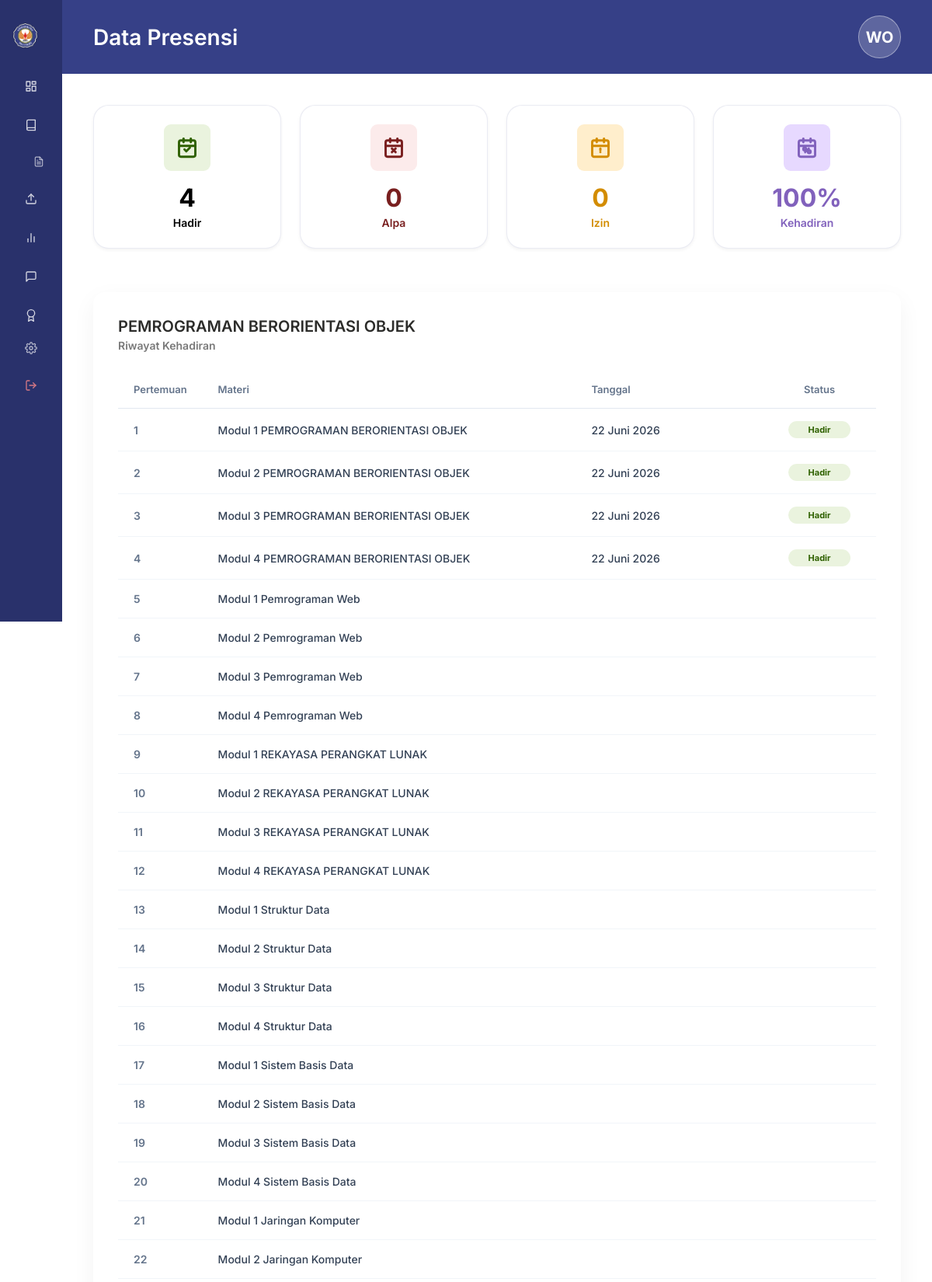
Page /public/index.php?action=presensi (signed in, upper part) on the committed database.
### tables this page shows
CREATE TABLE Tabel_Kelompok (
    ID_Kelompok INT AUTO_INCREMENT PRIMARY KEY,
    Nama_Kelompok VARCHAR(100) NOT NULL,
    ID_Kelas INT NOT NULL,
    CONSTRAINT FK_Kelompok_Kelas FOREIGN KEY (ID_Kelas) 
        REFERENCES Tabel_Kelas(ID_Kelas) 
        ON DELETE CASCADE 
        ON UPDATE CASCADE
);

CREATE TABLE Tabel_Kelas (
    ID_Kelas INT AUTO_INCREMENT PRIMARY KEY,
    Nama_Kelas VARCHAR(100) NOT NULL,
    Jadwal VARCHAR(50) DEFAULT NULL,
    Token_Kelas VARCHAR(10) NULL
);

CREATE TABLE Tabel_Presensi (
    ID_Presensi INT AUTO_INCREMENT PRIMARY KEY,
    ID_User INT NOT NULL,
    ID_Modul INT NOT NULL,
    Status_Kehadiran ENUM('Hadir', 'Izin', 'Sakit', 'Alpa') NOT NULL,
    Tanggal DATE NOT NULL,
    CONSTRAINT FK_Presensi_User FOREIGN KEY (ID_User) 
        REFERENCES Tabel_User(ID_User) 
        ON DELETE CASCADE 
        ON UPDATE CASCADE,
    CONSTRAINT FK_Presensi_Modul FOREIGN KEY (ID_Modul) 
        REFERENCES Tabel_Modul(ID_Modul) 
        ON DELETE CASCADE 
        ON UPDATE CASCADE
);

CREATE TABLE Tabel_Modul (
    ID_Modul INT AUTO_INCREMENT PRIMARY KEY,
    Judul_Modul VARCHAR(255) NOT NULL,
    File_Materi VARCHAR(255) NOT NULL
);

### app/Controllers/TugasController.php (called while the page is built, shortened)
<?php
require_once __DIR__ . '/../Models/KelasModel.php';
class TugasController {
    private $kelasModel;
    public function __construct() {
        $this->kelasModel = new KelasModel();
    }
    public function presensi() {
        $userId = $_SESSION['user_id'];
        $role = $_SESSION['active_role'] ?? 'Mahasiswa';
        $db = (new Database())->getConnection();
        $classInfo = null;
        $attendance = [];
        if ($role === 'Mahasiswa') {
            $classInfo = $this->kelasModel->getStudentClass($userId);
            $query = "SELECT m.ID_Modul, m.Judul_Modul, p.ID_Presensi, p.Status_Kehadiran, p.Tanggal
                      FROM Tabel_Modul m
                      LEFT JOIN Tabel_Presensi p ON m.ID_Modul = p.ID_Modul AND p.ID_User = :userId
                      ORDER BY m.ID_Modul ASC";
            $stmt = $db->prepare($query);
            $stmt->bindParam(':userId', $userId);
            $stmt->execute();
            $attendance = $stmt->fetchAll();
        }
        require_once __DIR__ . '/../Views/presensi.php';
    }
}

### app/Models/KelasModel.php (called while the page is built, shortened)
<?php
require_once __DIR__ . '/../../config/database.php';
class KelasModel {
    private $db;
    public function __construct() {
        $database = new Database();
        $this->db = $database->getConnection();
    }
    public function getStudentClasses($userId) {
        try {
            $query = "SELECT k.*, kp.Nama_Kelompok, kp.ID_Kelompok FROM Tabel_Kelas k
                      JOIN Tabel_KRS krs ON k.ID_Kelas = krs.ID_Kelas
                      LEFT JOIN Tabel_Kelompok kp ON krs.ID_Kelompok = kp.ID_Kelompok
                      WHERE krs.ID_User = :userId
                      ORDER BY k.ID_Kelas DESC";
            $stmt = $this->db->prepare($query);
            $stmt->bindParam(':userId', $userId);
            $stmt->execute();
            return $stmt->fetchAll();
        } catch (PDOException $e) {
            return [];
        }
    }
    public function getStudentClass($userId) {
        $classes = $this->getStudentClasses($userId);
        return !empty($classes) ? $classes[0] : null;
    }
}

### config/database.php (called while the page is built, shortened)
<?php
class Database {
    private $host = "localhost";
    private $db_name = "db_praktikum";
    private $username = "root";
    private $password = "";
    public function getConnection() {
        $this->conn = null;
        $options = [
            PDO::ATTR_ERRMODE => PDO::ERRMODE_EXCEPTION,
            PDO::ATTR_DEFAULT_FETCH_MODE => PDO::FETCH_ASSOC
        ];
        if (defined('PDO::MYSQL_ATTR_INIT_COMMAND')) {
            $options[PDO::MYSQL_ATTR_INIT_COMMAND] = "SET NAMES utf8mb4";
        } else {
            $options[1002] = "SET NAMES utf8mb4";
        }
        try {
            $this->conn = new PDO(
                "mysql:host=" . $this->host . ";dbname=" . $this->db_name,
                $this->username,
                $this->password,
                $options
            );
        } catch (PDOException $exception) {
            error_log("Database Connection Error: " . $exception->getMessage());
            die("Koneksi database gagal. Silakan hubungi administrator.");
        }
        return $this->conn;
    }
}

### app/Views/presensi.php (the view, shortened to what this page needs)
<?php
$fullName = $_SESSION['name'] ?? 'Guest';
$role = $_SESSION['active_role'] ?? 'Mahasiswa';
$words = explode(" ", $fullName);
$initials = "";
foreach ($words as $w) {
    $initials .= strtoupper($w[0] ?? '');
}
$initials = substr($initials, 0, 2);
$hadirCount = 0;
$izinCount = 0;
$alfaCount = 0;
$totalRecorded = 0;
$attendanceRate = 100;
if ($role === 'Mahasiswa' && !empty($attendance)) {
    foreach ($attendance as $att) {
        if (!empty($att['Status_Kehadiran'])) {
            $totalRecorded++;
            switch ($att['Status_Kehadiran']) {
                case 'Hadir': $hadirCount++; break;
            }
        }
    }
    if ($totalRecorded > 0) {
        $attendanceRate = round(($hadirCount / $totalRecorded) * 100);
    }
}
?>
<!DOCTYPE html>
<html lang="id">
<head>
    <link rel="stylesheet" href="/rpl/public/assets/css/style.css">
</head>
<body>
<div class="dashboard-container">
    <aside class="sidebar">
        <div>
            <div class="sidebar-header">
                <img src="/rpl/public/assets/images/logo_uho.png" alt="Logo UHO" class="sidebar-logo">
            </div>
            <?php include __DIR__ . '/components/sidebar_menu.php'; ?>
    </aside>
    <main class="main-workspace">
        <header class="workspace-navbar">
            <h2 class="navbar-title"><?= ($role === 'Mahasiswa') ? 'Data Presensi' : 'Input Presensi' ?></h2>
            <div class="navbar-profile">
                <div class="navbar-avatar"><?= htmlspecialchars($initials) ?></div>
            </div>
        </header>
        <div class="workspace-content">
            <?php if ($role === 'Mahasiswa'): ?>
                <?php
                $className = (is_array($classInfo) && isset($classInfo['Nama_Kelas'])) ? $classInfo['Nama_Kelas'] : 'Sistem Digital A';
                $monthsIndo = [
                    1 => 'Januari', 2 => 'Februari', 3 => 'Maret', 4 => 'April',
                    5 => 'Mei', 6 => 'Juni', 7 => 'Juli', 8 => 'Agustus',
                    9 => 'September', 10 => 'Oktober', 11 => 'November', 12 => 'Desember'
                ];
                ?>
                <div class="stats-summary-grid">
                    <div class="stat-mini-card">
                        <div class="stat-mini-icon-box" style="background-color: #EAF3DE;">
                        </div>
                        <div class="stat-mini-val" style="color: #000000;"><?= $hadirCount ?></div>
                        <div class="stat-mini-lbl" style="color: #000000;">Hadir</div>
                    </div>
                    <div class="stat-mini-card">
                        <div class="stat-mini-icon-box" style="background-color: #FCEBEB;">
                        </div>
                        <div class="stat-mini-val" style="color: #791F1F;"><?= $alfaCount ?></div>
                        <div class="stat-mini-lbl" style="color: #791F1F;">Alpa</div>
                    </div>
                    <div class="stat-mini-card">
                        <div class="stat-mini-icon-box" style="background-color: #FFEECC;">
                        </div>
                        <div class="stat-mini-val" style="color: #D38C00;"><?= $izinCount ?></div>
                        <div class="stat-mini-lbl" style="color: #D38C00;">Izin</div>
                    </div>
                    <div class="stat-mini-card">
                        <div class="stat-mini-icon-box" style="background-color: #E7D9FF;">
                        </div>
                        <div class="stat-mini-val" style="color: #8161BC;"><?= $attendanceRate ?>%</div>
                        <div class="stat-mini-lbl" style="color: #8161BC;">Kehadiran</div>
                    </div>
                </div>
                <section class="presensi-card">
                    <h3 class="presensi-title" style="margin-bottom: 4px;"><?= htmlspecialchars($className) ?></h3>
                    <div style="font-size: 14px; font-weight: 600; color: #797979; margin-bottom: 24px;">Riwayat Kehadiran</div>
                    <div class="table-responsive">
                        <table class="custom-table">
                            <thead>
                                <tr>
                                    <th style="width: 10%;">Pertemuan</th>
                                    <th style="width: 50%;">Materi</th>
                                    <th style="width: 25%;">Tanggal</th>
                                    <th style="width: 15%; text-align: center;">Status</th>
                                </tr>
                            </thead>
                            <tbody>
                                <?php if (empty($attendance)): ?>
                                    <tr>
                                        <td colspan="4" style="text-align: center; color: #94A3B8; padding: 24px;">Belum ada riwayat kehadiran tercatat.</td>
                                    </tr>
                                <?php else: ?>
                                    <?php foreach ($attendance as $index => $row): ?>
                                        <?php
                                        $dateVal = '';
                                        if (!empty($row['Tanggal'])) {
                                            $time = strtotime($row['Tanggal']);
                                            $d = date('j', $time);
                                            $m = $monthsIndo[(int)date('n', $time)] ?? date('F', $time);
                                            $y = date('Y', $time);
                                            $dateVal = "$d $m $y";
                                        }
                                        ?>
                                        <tr>
                                            <td style="color: #64748B; font-weight: 600;"><?= $index + 1 ?></td>
                                            <td><?= htmlspecialchars($row['Judul_Modul']) ?></td>
                                            <td><?= htmlspecialchars($dateVal) ?></td>
                                            <td style="text-align: center;">
                                                <?php if (!empty($row['Status_Kehadiran'])): ?>
                                                    <span class="badge-status badge-<?= strtolower($row['Status_Kehadiran']) ?>">
                                                        <?= htmlspecialchars($row['Status_Kehadiran']) ?>
                                                    </span>
                                                <?php endif; ?>
                                            </td>
                                        </tr>
                                    <?php endforeach; ?>
                                <?php endif; ?>
                            </tbody>
                        </table>
                    </div>
                </section>
            <?php endif; ?>
        </div>
    </main>
</div>
</body>
</html>

### rows in the picture
tabel_kelompok: ID_Kelas.Nama_Kelas "PEMROGRAMAN BERORIENTASI OBJEK"
tabel_presensi: ID_Modul.Judul_Modul "Modul 1 PEMROGRAMAN BERORIENTASI OBJEK", Tanggal "22 Juni 2026", Status_Kehadiran "Hadir"
tabel_presensi: ID_Modul.Judul_Modul "Modul 2 PEMROGRAMAN BERORIENTASI OBJEK", Tanggal "22 Juni 2026", Status_Kehadiran "Hadir"
tabel_presensi: ID_Modul.Judul_Modul "Modul 3 PEMROGRAMAN BERORIENTASI OBJEK", Tanggal "22 Juni 2026", Status_Kehadiran "Hadir"
tabel_presensi: ID_Modul.Judul_Modul "Modul 4 PEMROGRAMAN BERORIENTASI OBJEK", Tanggal "22 Juni 2026", Status_Kehadiran "Hadir"
tabel_modul: Judul_Modul "Modul 1 Pemrograman Web"
tabel_modul: Judul_Modul "Modul 2 Pemrograman Web"
tabel_modul: Judul_Modul "Modul 3 Pemrograman Web"
tabel_modul: Judul_Modul "Modul 4 Pemrograman Web"
tabel_modul: Judul_Modul "Modul 1 REKAYASA PERANGKAT LUNAK"
tabel_modul: Judul_Modul "Modul 2 REKAYASA PERANGKAT LUNAK"
tabel_modul: Judul_Modul "Modul 3 REKAYASA PERANGKAT LUNAK"
tabel_modul: Judul_Modul "Modul 4 REKAYASA PERANGKAT LUNAK"
tabel_modul: Judul_Modul "Modul 1 Struktur Data"
tabel_modul: Judul_Modul "Modul 2 Struktur Data"
tabel_modul: Judul_Modul "Modul 3 Struktur Data"
tabel_modul: Judul_Modul "Modul 4 Struktur Data"
tabel_modul: Judul_Modul "Modul 1 Sistem Basis Data"
tabel_modul: Judul_Modul "Modul 2 Sistem Basis Data"
tabel_modul: Judul_Modul "Modul 3 Sistem Basis Data"
tabel_modul: Judul_Modul "Modul 4 Sistem Basis Data"
tabel_modul: Judul_Modul "Modul 1 Jaringan Komputer"
tabel_modul: Judul_Modul "Modul 2 Jaringan Komputer"

### other values in the picture
$initials "WO"
$hadirCount "4"
$alfaCount "0"
$izinCount "0"
$attendanceRate "100"
